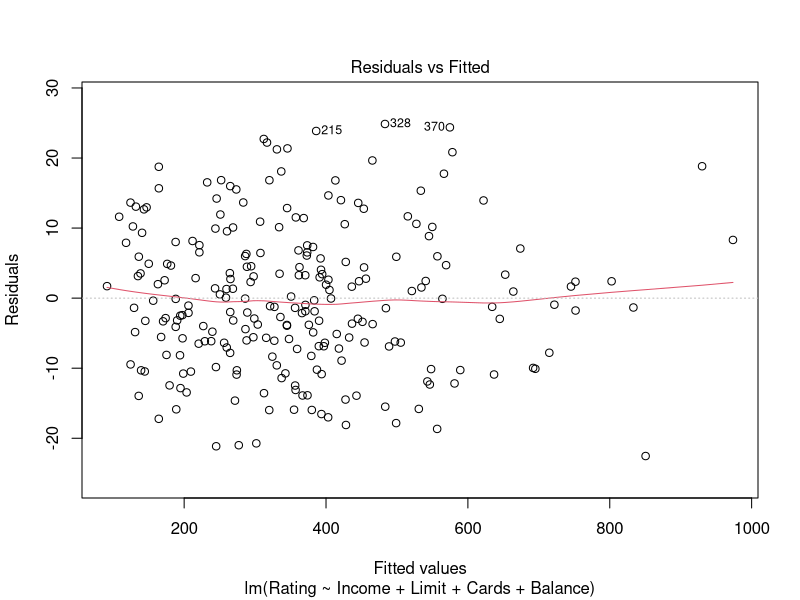
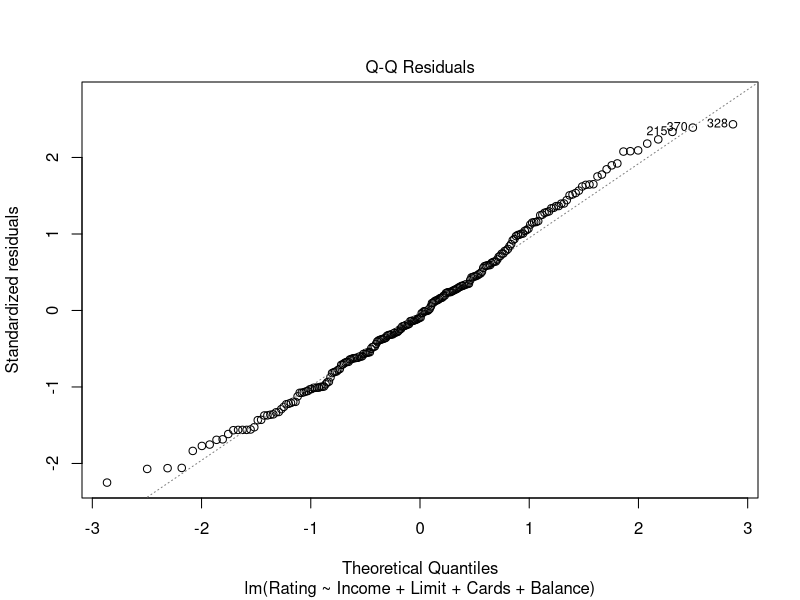
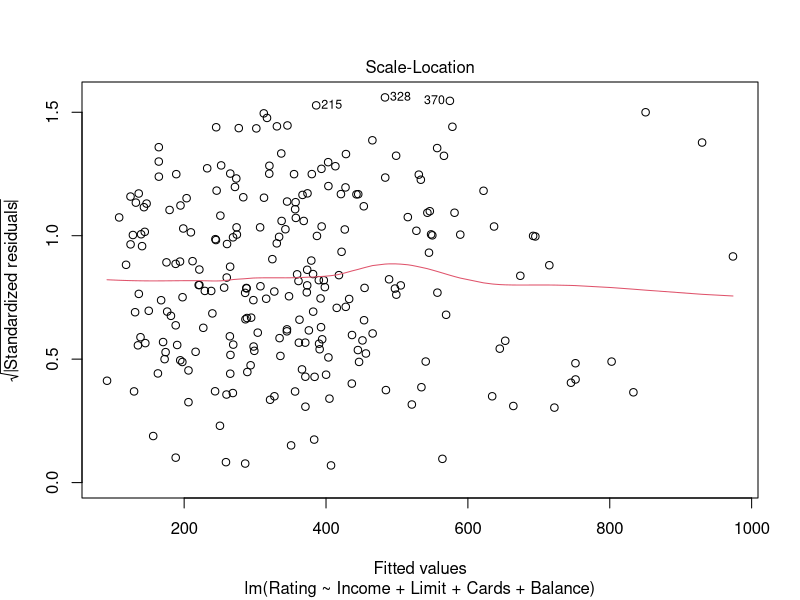
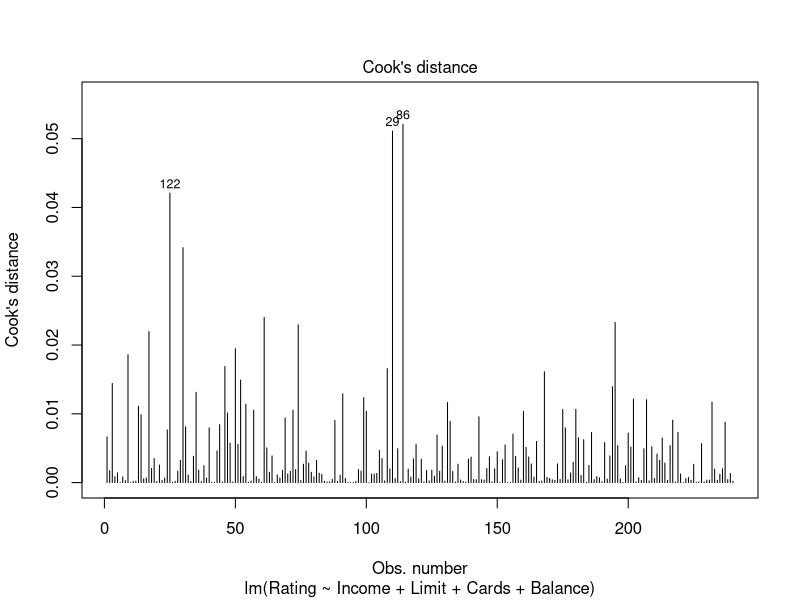
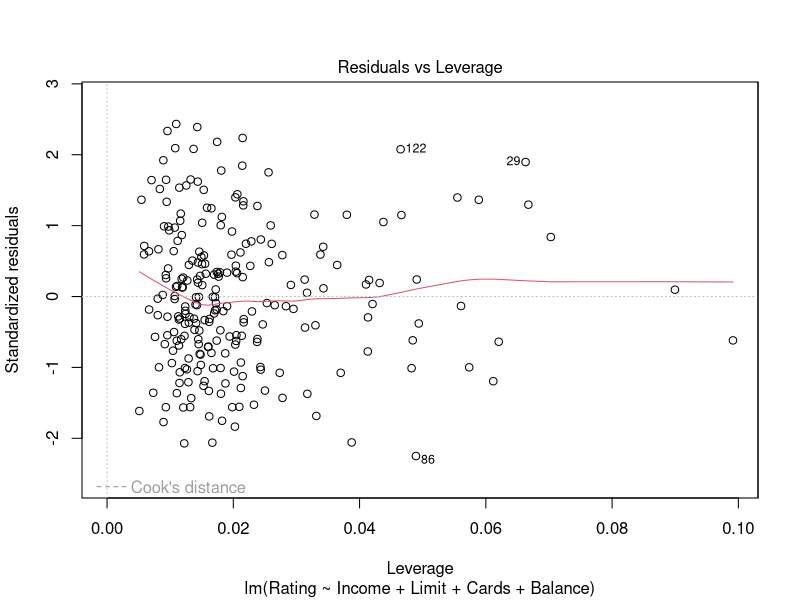
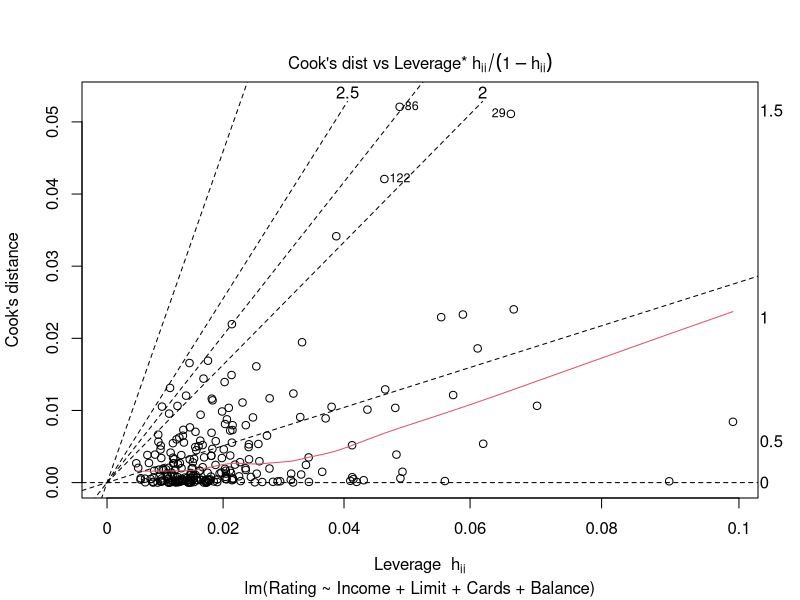
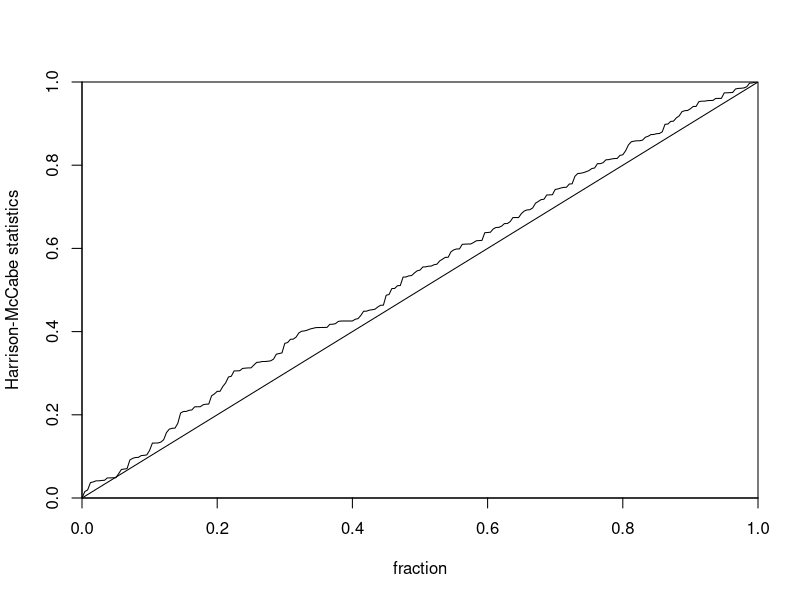
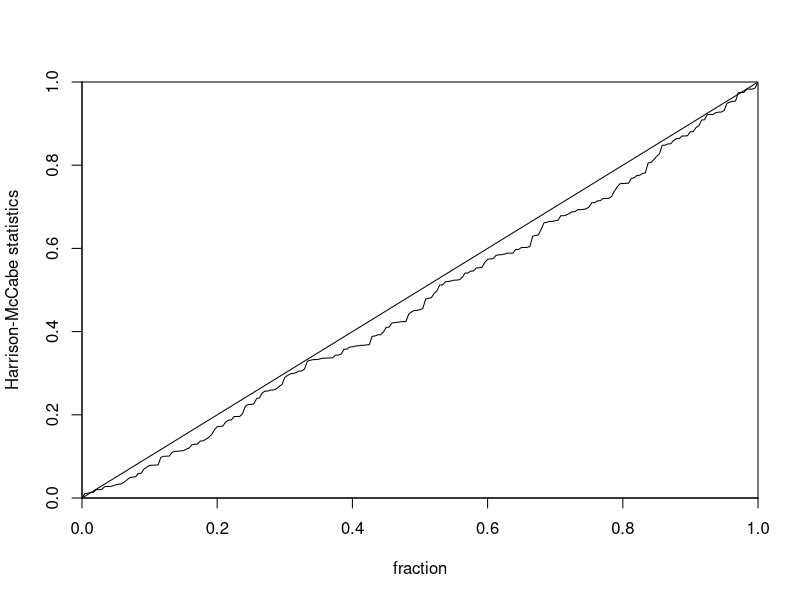

Here is the R script that generated these plots, in order: (Note: this script raises an error after producing the figures.)
# wczytanie bazy danych
dane <-read.csv2("dane_C.csv")

#1 - ustalenie zbioru uczącego i zbioru testowego
set.seed(1234)
(rozmiar.proby <- 0.60 * nrow(dane))
(index = sample(seq_len(nrow(dane)), size = rozmiar.proby ))
zbior.uczacy <-dane[index, ]
zbior.testowy<-dane[-index,]
####


#2 - wybór modelu regresji liniowej
model.full<- lm(Rating~. , data = zbior.uczacy)
wybrany.model<-step(model.full, direction = "both", trace=FALSE ) 
#direction both oznacza wykorzystanie statystyki Cp Mallowsa do wyboru optymalnego modelu

summary(wybrany.model)
coef(wybrany.model)
#wybrany.model <- lm(Rating~ Income + Limit + Cards + Balance , data = zbior.uczacy)
#####


#3 - dopasowanie modelu
wyniki<-summary(wybrany.model)
  
# współczynnik determinacji
wyniki$r.squared

# skorygowany współczynnik determinacji
wyniki$adj.r.squared

# kryterium Akaike (AIC)
library(stats)
AIC(wybrany.model)

# wykresy
plot(wybrany.model, which=1) #Residuals vs Fitted
plot(wybrany.model, which=2) #Normal Q-Q
plot(wybrany.model, which=3) #Scale Location 
plot(wybrany.model, which=4) #Cook?s distance
plot(wybrany.model, which=5) #Residuals vs Leverage
plot(wybrany.model, which=6) #Cook?s dist vs Leverage
####


#4 - testy diagnostyczne

# istotność parametrów
## test t-Studenta
wyniki$coefficients

## test F
wyniki$fstatistic
pValue.F<-pf(wyniki$fstatistic[1], wyniki$fstatistic[2], wyniki$fstatistic[3], lower.tail = FALSE)
pValue.F

wyniki


# współliniowość
library(car)
vif(wybrany.model)


# analiza reszt - testy diagnostyczne
reszty<-residuals(wybrany.model)

# normalność reszt
## test Shapiro-Wilka
shapiro.test(reszty)

## test Jarque-Bera
library(tseries)
jarque.bera.test(reszty)


# jednorodność wariancji
## test Breuscha-Pagana
library(lmtest)
bptest(wybrany.model)


## test Goldfelda-Quandta
library(tseries)

#wybrany.model <- lm(Rating~ Income + Limit + Cards + Balance , data = zbior.uczacy)

Income=as.factor(zbior.uczacy$Income)
Limit=as.factor(zbior.uczacy$Limit)
Cards=as.factor(zbior.uczacy$Cards)
Balance=as.factor(zbior.uczacy$Balance)

gqtest(wybrany.model)
gqtest(wybrany.model, order.by=Income,point=0.5)
gqtest(wybrany.model, order.by=Limit,point=0.5)
gqtest(wybrany.model, order.by=Cards,point=0.5)
gqtest(wybrany.model, order.by=Balance,point=0.5)

## test Harrisona-McCabe
hmctest(wybrany.model, plot=TRUE)
hmctest(wybrany.model, order.by=Income,point=0.5,plot=TRUE)
hmctest(wybrany.model, order.by=Limit,point=0.5,plot=TRUE)
hmctest(wybrany.model, order.by=Cards,point=0.5, plot=TRUE)
hmctest(wybrany.model, order.by=Balance,point=0.5, plot=TRUE)

par(mfrow=c(2,2))
hmctest(wybrany.model, order.by=Income,point=0.5,plot=TRUE)
hmctest(wybrany.model, order.by=Limit,point=0.5,plot=TRUE)
hmctest(wybrany.model, order.by=Cards,point=0.5, plot=TRUE)
hmctest(wybrany.model, order.by=Balance,point=0.5, plot=TRUE)

par(mfrow=c(1,1))


# niezależność reszt
## test Durbina-Watsona 
dwtest(wybrany.model, alternative = "two.sided")
dwtest(wybrany.model, order.by=Income, alternative = "two.sided")
dwtest(wybrany.model, order.by=Limit, alternative = "two.sided")
dwtest(wybrany.model, order.by=Cards, alternative = "two.sided")
dwtest(wybrany.model, order.by=Balance, alternative = "two.sided")

## test Breuscha-Godfreya 
rzad<-2
bgtest(wybrany.model, order=rzad)
bgtest(wybrany.model, order.by=Income, order=rzad)
bgtest(wybrany.model, order.by=Limit, order=rzad)
bgtest(wybrany.model, order.by=Cards, order=rzad)
bgtest(wybrany.model, order.by=Balance, order=rzad)


# liniowość modelu
## test Harveya-Colliera
harvtest(wybrany.model)

## test Rainbow
raintest(wybrany.model,fraction = 0.4)
raintest(wybrany.model,fraction = 0.4, order.by=Income)
raintest(wybrany.model,fraction = 0.4, order.by=Limit)
raintest(wybrany.model,fraction = 0.4, order.by=Cards)
raintest(wybrany.model,fraction = 0.4, order.by=Balance)

## test Ramseya RESET 
resettest(wybrany.model, power = 2)
resettest(wybrany.model, power = 3)
resettest(wybrany.model, power = 2:5)
####


#5 - wyznaczanie prognoz dla zbioru testowego
#head(zbior.testowy)
prognozy.testowy<-predict(wybrany.model, zbior.testowy)
prognozy.testowy
zestawienie<-data.frame(Rzeczywiste=zbior.testowy$Rating, Prognozy=prognozy.testowy)
head(zestawienie)

plot(zestawienie$Rzeczywiste, type="b",pch=20, col=3,ylab="Cena")
points(zestawienie$Prognozy,type="b", pch=18, col=2)
legend("top", c("Rzeczywiste", "Prognozy"), pch=c(20,18),lty=1, col=c(3,2))


#5 - obliczenie mierników ex-post błędów prognoz
rzeczywiste.testowy<-zbior.testowy$Rating
library(forecast)
bledy.ex.post<-accuracy(ts(prognozy.testowy),ts(rzeczywiste.testowy))
bledy.ex.post
